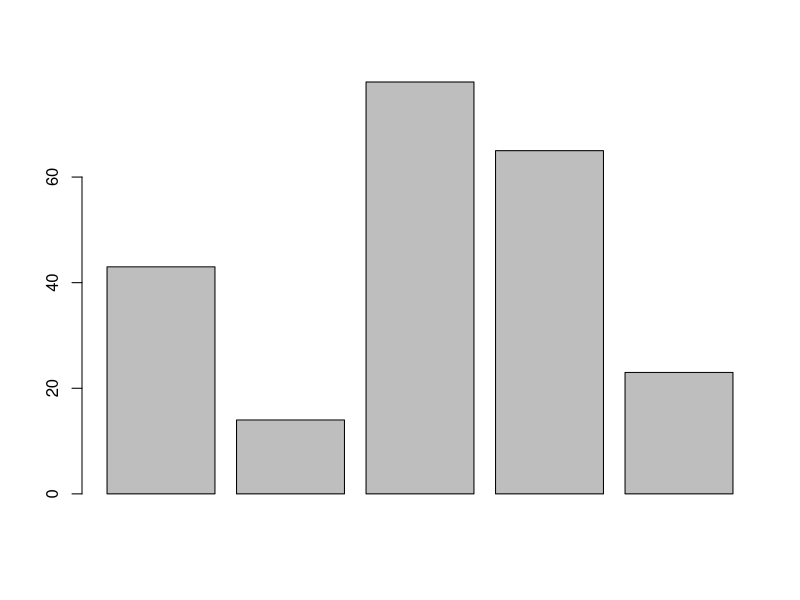

This figure's R source: (Note: this script raises an error after producing the figure.)
h <- c(43,14,78,65,23)
barplot(h)
m = c("Multan","Sukkar","Lahore","Islamabad")
barplot(xlab = "Month",ylab = "Happiness Index",col = "red",names.arg = m,
        main = "Happiness Index",border = "red")
